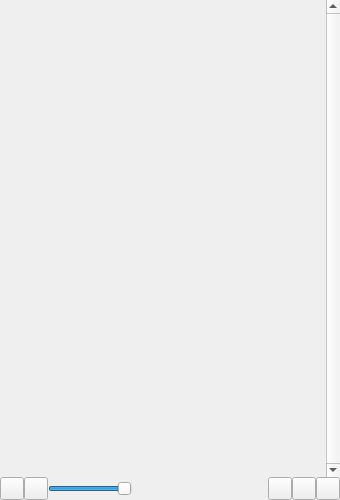
<?xml version="1.0" encoding="UTF-8"?>
<ui version="4.0">
 <class>MainWindow</class>
 <widget class="QMainWindow" name="MainWindow">
  <property name="geometry">
   <rect>
    <x>0</x>
    <y>0</y>
    <width>340</width>
    <height>500</height>
   </rect>
  </property>
  <property name="windowTitle">
   <string notr="true">Eternal Radio Player</string>
  </property>
  <property name="windowIcon">
   <iconset resource="resources.qrc">
    <normaloff>:/icons/eternal-radio-player.ico</normaloff>:/icons/eternal-radio-player.ico</iconset>
  </property>
  <widget class="QWidget" name="centralwidget">
   <layout class="QVBoxLayout" name="main_window_layout">
    <property name="spacing">
     <number>0</number>
    </property>
    <property name="leftMargin">
     <number>0</number>
    </property>
    <property name="topMargin">
     <number>0</number>
    </property>
    <property name="rightMargin">
     <number>0</number>
    </property>
    <property name="bottomMargin">
     <number>0</number>
    </property>
    <item>
     <widget class="QStackedWidget" name="main_widget">
      <property name="currentIndex">
       <number>0</number>
      </property>
      <widget class="QWidget" name="recent_songs_page">
       <layout class="QVBoxLayout" name="recent_songs_page_layout">
        <property name="spacing">
         <number>0</number>
        </property>
        <property name="leftMargin">
         <number>0</number>
        </property>
        <property name="topMargin">
         <number>0</number>
        </property>
        <property name="rightMargin">
         <number>0</number>
        </property>
        <property name="bottomMargin">
         <number>0</number>
        </property>
        <item>
         <widget class="QScrollArea" name="recent_songs">
          <property name="frameShape">
           <enum>QFrame::NoFrame</enum>
          </property>
          <property name="verticalScrollBarPolicy">
           <enum>Qt::ScrollBarAlwaysOn</enum>
          </property>
          <property name="widgetResizable">
           <bool>true</bool>
          </property>
          <widget class="QWidget" name="recent_songs_container">
           <property name="geometry">
            <rect>
             <x>0</x>
             <y>0</y>
             <width>323</width>
             <height>478</height>
            </rect>
           </property>
          </widget>
         </widget>
        </item>
       </layout>
      </widget>
      <widget class="QWidget" name="console_page">
       <layout class="QVBoxLayout" name="console_page_layout">
        <property name="spacing">
         <number>8</number>
        </property>
        <property name="leftMargin">
         <number>8</number>
        </property>
        <property name="topMargin">
         <number>8</number>
        </property>
        <property name="rightMargin">
         <number>8</number>
        </property>
        <property name="bottomMargin">
         <number>8</number>
        </property>
        <item>
         <widget class="QPlainTextEdit" name="console">
          <property name="readOnly">
           <bool>true</bool>
          </property>
          <property name="textInteractionFlags">
           <set>Qt::TextSelectableByKeyboard|Qt::TextSelectableByMouse</set>
          </property>
          <property name="maximumBlockCount">
           <number>1000</number>
          </property>
         </widget>
        </item>
        <item alignment="Qt::AlignRight">
         <widget class="QPushButton" name="console_back_button">
          <property name="text">
           <string notr="true">Back</string>
          </property>
         </widget>
        </item>
       </layout>
      </widget>
      <widget class="QWidget" name="settings_page">
       <layout class="QVBoxLayout" name="settings_page_layout">
        <property name="spacing">
         <number>0</number>
        </property>
        <property name="leftMargin">
         <number>0</number>
        </property>
        <property name="topMargin">
         <number>0</number>
        </property>
        <property name="rightMargin">
         <number>0</number>
        </property>
        <property name="bottomMargin">
         <number>0</number>
        </property>
        <item>
         <widget class="QScrollArea" name="settings">
          <property name="frameShape">
           <enum>QFrame::NoFrame</enum>
          </property>
          <property name="widgetResizable">
           <bool>true</bool>
          </property>
          <widget class="QWidget" name="settings_container">
           <property name="geometry">
            <rect>
             <x>0</x>
             <y>0</y>
             <width>340</width>
             <height>478</height>
            </rect>
           </property>
           <layout class="QVBoxLayout" name="settings_layout">
            <property name="spacing">
             <number>8</number>
            </property>
            <property name="leftMargin">
             <number>8</number>
            </property>
            <property name="topMargin">
             <number>8</number>
            </property>
            <property name="rightMargin">
             <number>8</number>
            </property>
            <property name="bottomMargin">
             <number>8</number>
            </property>
            <item>
             <widget class="QGroupBox" name="settings_group">
              <property name="title">
               <string notr="true">Settings</string>
              </property>
              <layout class="QGridLayout" name="settings_group_layout">
               <property name="leftMargin">
                <number>8</number>
               </property>
               <property name="topMargin">
                <number>8</number>
               </property>
               <property name="rightMargin">
                <number>8</number>
               </property>
               <property name="bottomMargin">
                <number>8</number>
               </property>
               <property name="spacing">
                <number>8</number>
               </property>
               <item row="0" column="0">
                <widget class="QLabel" name="connection_timeout_label">
                 <property name="text">
                  <string notr="true">Connection timeout:</string>
                 </property>
                </widget>
               </item>
               <item row="1" column="0">
                <widget class="QLabel" name="recent_songs_update_time_label">
                 <property name="text">
                  <string notr="true">Recent songs update time:</string>
                 </property>
                </widget>
               </item>
               <item row="0" column="1">
                <widget class="QDoubleSpinBox" name="connection_timeout_input">
                 <property name="decimals">
                  <number>1</number>
                 </property>
                 <property name="minimum">
                  <double>1.000000000000000</double>
                 </property>
                 <property name="maximum">
                  <double>60.000000000000000</double>
                 </property>
                </widget>
               </item>
               <item row="1" column="1">
                <widget class="QDoubleSpinBox" name="recent_songs_update_time_input">
                 <property name="decimals">
                  <number>1</number>
                 </property>
                 <property name="minimum">
                  <double>10.000000000000000</double>
                 </property>
                 <property name="maximum">
                  <double>300.000000000000000</double>
                 </property>
                </widget>
               </item>
              </layout>
             </widget>
            </item>
            <item>
             <widget class="QGroupBox" name="system_info_group">
              <property name="title">
               <string notr="true">System Information</string>
              </property>
              <layout class="QVBoxLayout" name="system_info_group_layout">
               <property name="spacing">
                <number>8</number>
               </property>
               <property name="leftMargin">
                <number>8</number>
               </property>
               <property name="topMargin">
                <number>8</number>
               </property>
               <property name="rightMargin">
                <number>8</number>
               </property>
               <property name="bottomMargin">
                <number>8</number>
               </property>
               <item>
                <widget class="QPlainTextEdit" name="system_info">
                 <property name="lineWrapMode">
                  <enum>QPlainTextEdit::NoWrap</enum>
                 </property>
                 <property name="readOnly">
                  <bool>true</bool>
                 </property>
                 <property name="textInteractionFlags">
                  <set>Qt::TextSelectableByKeyboard|Qt::TextSelectableByMouse</set>
                 </property>
                </widget>
               </item>
              </layout>
             </widget>
            </item>
            <item>
             <widget class="QGroupBox" name="credits_group">
              <property name="title">
               <string notr="true">Credits</string>
              </property>
              <layout class="QVBoxLayout" name="verticalLayout">
               <item>
                <widget class="QPlainTextEdit" name="credits">
                 <property name="lineWrapMode">
                  <enum>QPlainTextEdit::NoWrap</enum>
                 </property>
                 <property name="readOnly">
                  <bool>true</bool>
                 </property>
                 <property name="textInteractionFlags">
                  <set>Qt::TextSelectableByKeyboard|Qt::TextSelectableByMouse</set>
                 </property>
                </widget>
               </item>
              </layout>
             </widget>
            </item>
            <item alignment="Qt::AlignRight">
             <widget class="QFrame" name="settings_navigation">
              <property name="frameShape">
               <enum>QFrame::NoFrame</enum>
              </property>
              <layout class="QHBoxLayout" name="settings_navigation_layout">
               <property name="spacing">
                <number>8</number>
               </property>
               <property name="leftMargin">
                <number>0</number>
               </property>
               <property name="topMargin">
                <number>0</number>
               </property>
               <property name="rightMargin">
                <number>0</number>
               </property>
               <property name="bottomMargin">
                <number>0</number>
               </property>
               <item>
                <widget class="QPushButton" name="settings_save_button">
                 <property name="text">
                  <string notr="true">Save</string>
                 </property>
                </widget>
               </item>
               <item>
                <widget class="QPushButton" name="settings_back_button">
                 <property name="text">
                  <string notr="true">Back</string>
                 </property>
                </widget>
               </item>
              </layout>
             </widget>
            </item>
           </layout>
          </widget>
         </widget>
        </item>
       </layout>
      </widget>
     </widget>
    </item>
    <item alignment="Qt::AlignBottom">
     <widget class="QFrame" name="controls_widget">
      <property name="frameShape">
       <enum>QFrame::NoFrame</enum>
      </property>
      <layout class="QHBoxLayout" name="controls_layout">
       <property name="spacing">
        <number>0</number>
       </property>
       <property name="leftMargin">
        <number>0</number>
       </property>
       <property name="topMargin">
        <number>0</number>
       </property>
       <property name="rightMargin">
        <number>0</number>
       </property>
       <property name="bottomMargin">
        <number>0</number>
       </property>
       <item>
        <widget class="ControlToolButton" name="play_button">
         <property name="toolTip">
          <string notr="true">Play</string>
         </property>
         <property name="icon">
          <iconset resource="resources.qrc">
           <normaloff>:/icons/play.svg</normaloff>:/icons/play.svg</iconset>
         </property>
         <property name="checkable">
          <bool>true</bool>
         </property>
        </widget>
       </item>
       <item>
        <widget class="ControlToolButton" name="volume_button">
         <property name="toolTip">
          <string notr="true">Mute</string>
         </property>
         <property name="icon">
          <iconset resource="resources.qrc">
           <normaloff>:/icons/volume-normal.svg</normaloff>:/icons/volume-normal.svg</iconset>
         </property>
         <property name="checkable">
          <bool>true</bool>
         </property>
        </widget>
       </item>
       <item>
        <widget class="QSlider" name="volume_slider">
         <property name="sizePolicy">
          <sizepolicy hsizetype="Fixed" vsizetype="Fixed">
           <horstretch>0</horstretch>
           <verstretch>0</verstretch>
          </sizepolicy>
         </property>
         <property name="toolTip">
          <string notr="true">Volume</string>
         </property>
         <property name="maximum">
          <number>100</number>
         </property>
         <property name="singleStep">
          <number>5</number>
         </property>
         <property name="value">
          <number>100</number>
         </property>
         <property name="orientation">
          <enum>Qt::Horizontal</enum>
         </property>
        </widget>
       </item>
       <item>
        <spacer name="controls_spacer">
         <property name="orientation">
          <enum>Qt::Horizontal</enum>
         </property>
         <property name="sizeHint" stdset="0">
          <size>
           <width>0</width>
           <height>0</height>
          </size>
         </property>
        </spacer>
       </item>
       <item>
        <widget class="ControlToolButton" name="output_device_button">
         <property name="toolTip">
          <string notr="true">Select Output Device</string>
         </property>
         <property name="icon">
          <iconset resource="resources.qrc">
           <normaloff>:/icons/output-device.svg</normaloff>:/icons/output-device.svg</iconset>
         </property>
        </widget>
       </item>
       <item>
        <widget class="ControlToolButton" name="console_button">
         <property name="toolTip">
          <string notr="true">View Console</string>
         </property>
         <property name="icon">
          <iconset resource="resources.qrc">
           <normaloff>:/icons/console.svg</normaloff>:/icons/console.svg</iconset>
         </property>
        </widget>
       </item>
       <item>
        <widget class="ControlToolButton" name="settings_button">
         <property name="toolTip">
          <string notr="true">Settings</string>
         </property>
         <property name="icon">
          <iconset resource="resources.qrc">
           <normaloff>:/icons/settings.svg</normaloff>:/icons/settings.svg</iconset>
         </property>
        </widget>
       </item>
      </layout>
     </widget>
    </item>
   </layout>
  </widget>
 </widget>
 <customwidgets>
  <customwidget>
   <class>ControlToolButton</class>
   <extends>QToolButton</extends>
   <header>..widgets</header>
  </customwidget>
 </customwidgets>
 <resources>
  <include location="resources.qrc"/>
 </resources>
 <connections/>
</ui>
